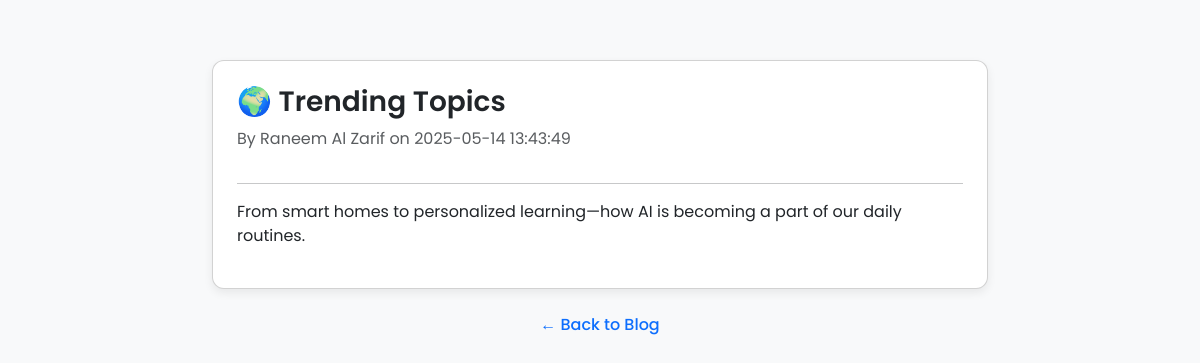
The app's page /view_post.php?id=5 with its own data.
### tables this page shows
CREATE TABLE `posts` (
  `id` int(11) NOT NULL,
  `title` varchar(255) NOT NULL,
  `content` text NOT NULL,
  `author_id` int(11) NOT NULL,
  `created_at` timestamp NOT NULL DEFAULT current_timestamp()
);

CREATE TABLE `users` (
  `id` int(11) NOT NULL,
  `username` varchar(50) NOT NULL,
  `password` varchar(255) NOT NULL
);

### view_post.php (the view, shortened to what this page needs)
<?php
require_once 'connection.php';
$post_id = isset($_GET['id']) ? (int) $_GET['id'] : 0;
$stmt = $conn->prepare("
    SELECT posts.title, posts.content, posts.created_at, users.username
    FROM posts
    JOIN users ON posts.author_id = users.id
    WHERE posts.id = ?
");
$stmt->bind_param("i", $post_id);
$stmt->execute();
$result = $stmt->get_result();
$post = $result->fetch_assoc();
?>
<!DOCTYPE html>
<html lang="en">
<head>
    <link href="https://cdn.jsdelivr.net/npm/bootstrap@5.3.3/dist/css/bootstrap.min.css" rel="stylesheet">
</head>
<body>
<div class="container">
    <div class="card p-4">
        <h2 class="card-title"><?php echo htmlspecialchars($post['title']); ?></h2>
        <p class="text-muted mb-3">By <?php echo htmlspecialchars($post['username']); ?> on <?php echo $post['created_at']; ?></p>
        <hr>
        <p style="white-space: pre-wrap;"><?php echo nl2br(htmlspecialchars($post['content'])); ?></p>
    </div>
    <div class="text-center mt-4">
        <a href="index.php" class="back-link">&larr; Back to Blog</a>
    </div>
</div>
</body>
</html>

### view_post.php (style rules this page uses)
body { background-color: #f8f9fa; font-family: 'Poppins', sans-serif; }
.container { max-width: 800px; margin: 60px auto; }
.card { border-radius: 12px; box-shadow: 0 4px 10px rgba(0,0,0,0.07); }
.card-title { font-size: 1.75rem; font-weight: 600; }
.back-link { text-decoration: none; font-weight: 500; color: #0d6efd; }

### records on screen
posts: title "🌍 Trending Topics", author.username "Raneem Al Zarif", created_at "2025-05-14 13:43:49", content "From smart homes to personalized learning—how AI is becoming a part of our daily routines."
